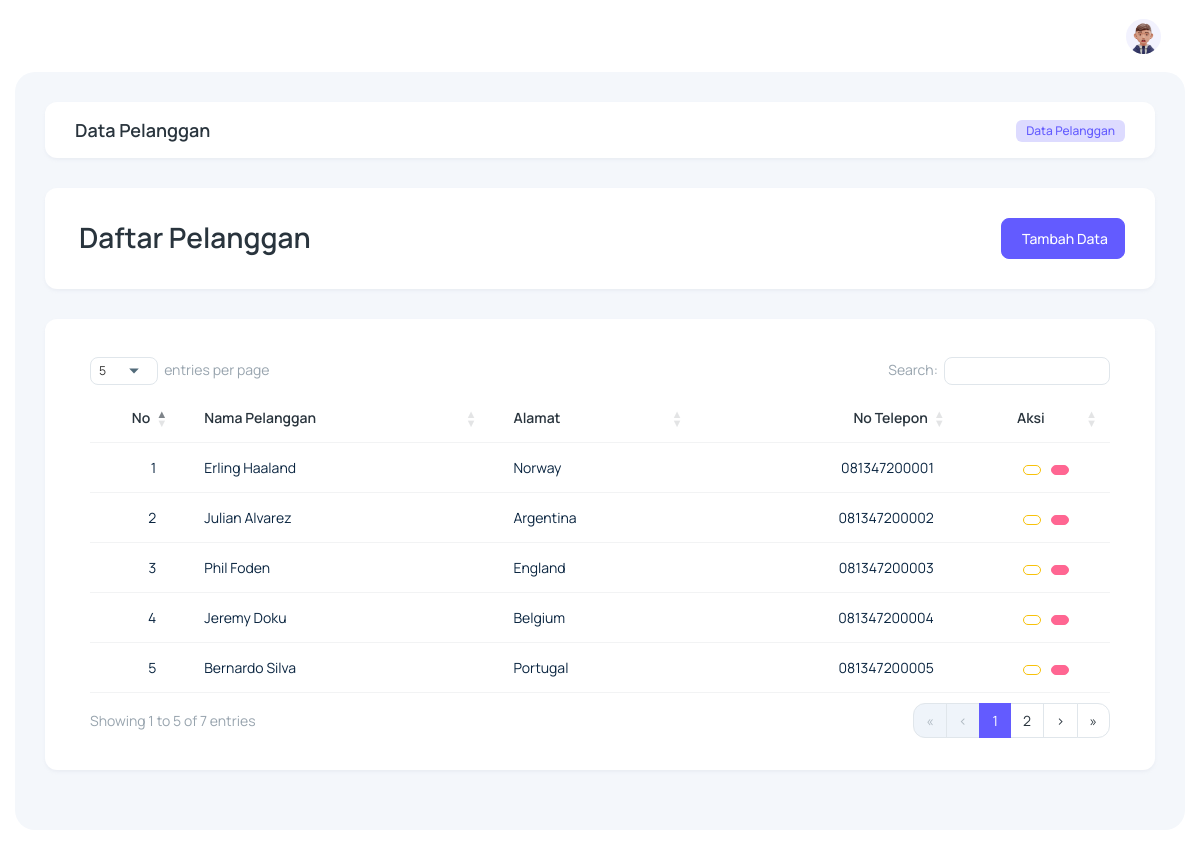
Page /?page=pelangganData (signed in) on the committed database.
### tables this page shows
CREATE TABLE `pelanggan` (
  `id_pelanggan` int(11) NOT NULL,
  `nama_pelanggan` varchar(30) NOT NULL,
  `alamat` varchar(30) NOT NULL,
  `no_telepon` varchar(15) NOT NULL
);

### controllers/function.php (called while the page is built, shortened)
<?php
function fetchData($tableName) {
    global $connection;
    $query = "SELECT * FROM $tableName";
    $result = mysqli_query($connection, $query);
    $data = [];
    while ($row = mysqli_fetch_assoc($result)) {
        $data[] = $row;
    }
    return $data;
}
?>

### pages/pelanggan/pelangganRead.php (the view, shortened to what this page needs)
<div class="body-wrapper">
    <div class="container-fluid">
        <div class="card card-body py-3">
            <div class="row align-items-center">
                <div class="col-12">
                    <div class="d-sm-flex align-items-center justify-space-between">
                        <h4 class="mb-4 mb-sm-0 card-title">Data Pelanggan</h4>
                        <nav aria-label="breadcrumb" class="ms-auto">
                            <ol class="breadcrumb">
                                <li class="breadcrumb-item my-auto" aria-current="page">
                                    <span class="badge fw-medium fs-2 bg-primary-subtle text-primary"> Data Pelanggan </span>
                                </li>
                            </ol>
                        </nav>
                    </div>
                </div>
            </div>
        </div>
        <div class="widget-content searchable-container list">
            <div class="card card-body">
                <div class="row">
                    <div class="col-md-6">
                        <h3 class="mb-0 d-inline-flex justify-content-center align-items-center">
                            <span class="align-middle">Daftar Pelanggan</span>
                        </h3>
                    </div>
                    <div class="col-md-6 text-end d-flex justify-content-md-end justify-content-center mt-3 mt-md-0">
                        <a href="?page=pelangganCreate" id="btn-add-data" class="btn btn-primary d-inline-flex justify-content-center align-items-center">
                            <iconify-icon icon="fluent:add-24-filled" class="text-white me-1 fs-5 d-inline-flex align-items-center"></iconify-icon> Tambah Data
                        </a>
                    </div>
                </div>
            </div>
            <div class="card card-body">
                <div class="table-responsive">
                    <table id="dataTables" class="table search-table align-middle text-nowrap">
                        <thead class="header-item">
                            <th>No</th>
                            <th>Nama Pelanggan</th>
                            <th>Alamat</th>
                            <th>No Telepon</th>
                            <th class="text-center">Aksi</th>
                        </thead>
                        <tbody>
                            <?php
                                include('./controllers/function.php');
                                $pelangganData = fetchData('pelanggan');
                                $no = 1;
                                foreach ($pelangganData as $row) {
                            ?>
                            <tr class="search-items">
                                <td class="text-dark">
                                    <?= $no++; ?>
                                </td>
                                <td class="text-dark">
                                    <?= $row['nama_pelanggan']; ?>
                                </td>
                                <td class="text-dark">
                                    <?= $row['alamat']; ?>
                                </td>
                                <td class="text-dark">
                                    <?= $row['no_telepon']; ?>
                                </td>
                                <td class="text-center">
                                    <div class="action-btn">
                                        <a href="?page=pelangganUpdate&id_pelanggan=<?= $row['id_pelanggan']; ?>" class="d-inline-flex btn btn-sm btn-outline-warning edit" data-bs-toggle="tooltip" data-bs-placement="top" title="Edit">
                                        </a>
                                        <a href="#" id="deleteButtonPelanggan" onclick="confirmDelete('<?= $row['id_pelanggan']; ?>', 'pelanggan')" class="d-inline-flex btn btn-sm btn-danger delete ms-2" data-bs-toggle="tooltip" data-bs-placement="top" title="Hapus">
                                        </a>
                                    </div>
                                </td>
                            </tr>
                            <?php } ?>
                        </tbody>
                    </table>
                </div>
            </div>
        </div>
    </div>
</div>

### layouts/mainWrapper.php (style rules this page uses)
html { display: none; }

### rows in the picture
pelanggan: nama_pelanggan "Erling Haaland", alamat "Norway", no_telepon "081347200001"
pelanggan: nama_pelanggan "Julian Alvarez", alamat "Argentina", no_telepon "081347200002"
pelanggan: nama_pelanggan "Phil Foden", alamat "England", no_telepon "081347200003"
pelanggan: nama_pelanggan "Jeremy Doku", alamat "Belgium", no_telepon "081347200004"
pelanggan: nama_pelanggan "Bernardo Silva", alamat "Portugal", no_telepon "081347200005"
